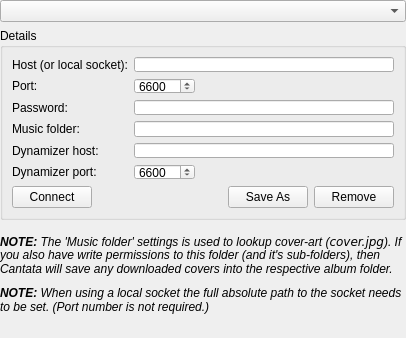
<?xml version="1.0" encoding="UTF-8"?>
<ui version="4.0">
 <class>ServerSettings</class>
 <widget class="QWidget" name="ServerSettings">
  <property name="geometry">
   <rect>
    <x>0</x>
    <y>0</y>
    <width>406</width>
    <height>332</height>
   </rect>
  </property>
  <property name="windowTitle">
   <string>Form</string>
  </property>
  <layout class="QVBoxLayout" name="verticalLayout">
   <property name="margin">
    <number>0</number>
   </property>
   <item>
    <widget class="QComboBox" name="combo"/>
   </item>
   <item>
    <widget class="QGroupBox" name="groupBox">
     <property name="title">
      <string>Details</string>
     </property>
     <layout class="QGridLayout" name="gridLayout">
      <item row="0" column="0" colspan="4">
       <layout class="QFormLayout" name="formLayout">
        <property name="fieldGrowthPolicy">
         <enum>QFormLayout::ExpandingFieldsGrow</enum>
        </property>
        <item row="0" column="0">
         <widget class="BuddyLabel" name="hostLabel">
          <property name="text">
           <string>Host (or local socket):</string>
          </property>
          <property name="buddy">
           <cstring>host</cstring>
          </property>
         </widget>
        </item>
        <item row="0" column="1">
         <widget class="LineEdit" name="host"/>
        </item>
        <item row="1" column="0">
         <widget class="BuddyLabel" name="portLabel">
          <property name="text">
           <string>Port:</string>
          </property>
          <property name="buddy">
           <cstring>port</cstring>
          </property>
         </widget>
        </item>
        <item row="1" column="1">
         <widget class="SpinBox" name="port">
          <property name="minimum">
           <number>1</number>
          </property>
          <property name="maximum">
           <number>66000</number>
          </property>
          <property name="value">
           <number>6600</number>
          </property>
         </widget>
        </item>
        <item row="2" column="0">
         <widget class="BuddyLabel" name="passwordLabel">
          <property name="text">
           <string>Password:</string>
          </property>
          <property name="buddy">
           <cstring>password</cstring>
          </property>
         </widget>
        </item>
        <item row="2" column="1">
         <widget class="LineEdit" name="password">
          <property name="echoMode">
           <enum>QLineEdit::Password</enum>
          </property>
         </widget>
        </item>
        <item row="3" column="0">
         <widget class="BuddyLabel" name="dirLabel">
          <property name="text">
           <string>Music folder:</string>
          </property>
          <property name="buddy">
           <cstring>dir</cstring>
          </property>
         </widget>
        </item>
        <item row="3" column="1">
         <widget class="DirRequester" name="dir"/>
        </item>

        <item row="4" column="0">
         <widget class="BuddyLabel" name="dynamicHostLabel">
          <property name="text">
           <string>Dynamizer host:</string>
          </property>
          <property name="buddy">
           <cstring>dynamicHost</cstring>
          </property>
         </widget>
        </item>
        <item row="4" column="1">
         <widget class="LineEdit" name="dynamicHost"/>
        </item>
        <item row="5" column="0">
         <widget class="BuddyLabel" name="dynamicPortLabel">
          <property name="text">
           <string>Dynamizer port:</string>
          </property>
          <property name="buddy">
           <cstring>dynamicPort</cstring>
          </property>
         </widget>
        </item>
        <item row="5" column="1">
         <widget class="SpinBox" name="dynamicPort">
          <property name="minimum">
           <number>1</number>
          </property>
          <property name="maximum">
           <number>66000</number>
          </property>
          <property name="value">
           <number>6600</number>
          </property>
         </widget>
        </item>
       </layout>
      </item>
      <item row="1" column="0">
       <widget class="QPushButton" name="connectButton">
        <property name="text">
         <string>Connect</string>
        </property>
       </widget>
      </item>
      <item row="1" column="1">
       <spacer name="horizontalSpacer">
        <property name="orientation">
         <enum>Qt::Horizontal</enum>
        </property>
        <property name="sizeHint" stdset="0">
         <size>
          <width>165</width>
          <height>20</height>
         </size>
        </property>
       </spacer>
      </item>
      <item row="1" column="2">
       <widget class="QPushButton" name="saveButton">
        <property name="text">
         <string>Save As</string>
        </property>
       </widget>
      </item>
      <item row="1" column="3">
       <widget class="QPushButton" name="removeButton">
        <property name="text">
         <string>Remove</string>
        </property>
       </widget>
      </item>
     </layout>
    </widget>
   </item>
   <item>
    <spacer name="verticalSpacer">
     <property name="orientation">
      <enum>Qt::Vertical</enum>
     </property>
     <property name="sizeType">
      <enum>QSizePolicy::Fixed</enum>
     </property>
     <property name="sizeHint" stdset="0">
      <size>
       <width>20</width>
       <height>8</height>
      </size>
     </property>
    </spacer>
   </item>
   <item>
    <widget class="QLabel" name="musicFolderNoteLabel">
     <property name="text">
      <string>&lt;i&gt;&lt;b&gt;NOTE:&lt;/b&gt; The 'Music folder' settings is used to lookup cover-art (&lt;code&gt;cover.jpg&lt;/code&gt;). If you also have write permissions to this folder (and it's sub-folders), then Cantata will save any downloaded covers into the respective album folder.&lt;/i&gt;</string>
     </property>
     <property name="wordWrap">
      <bool>true</bool>
     </property>
    </widget>
   </item>
   <item>
    <spacer name="verticalSpacer_3">
     <property name="orientation">
      <enum>Qt::Vertical</enum>
     </property>
     <property name="sizeType">
      <enum>QSizePolicy::Fixed</enum>
     </property>
     <property name="sizeHint" stdset="0">
      <size>
       <width>20</width>
       <height>4</height>
      </size>
     </property>
    </spacer>
   </item>
   <item>
    <widget class="QLabel" name="socketNoteLabel">
     <property name="text">
      <string>&lt;i&gt;&lt;b&gt;NOTE:&lt;/b&gt; When using a local socket the full absolute path to the socket needs to be set. (Port number is not required.)&lt;/i&gt;</string>
     </property>
     <property name="wordWrap">
      <bool>true</bool>
     </property>
    </widget>
   </item>
   <item>
    <spacer name="verticalSpacer_4">
     <property name="orientation">
      <enum>Qt::Vertical</enum>
     </property>
     <property name="sizeType">
      <enum>QSizePolicy::Fixed</enum>
     </property>
     <property name="sizeHint" stdset="0">
      <size>
       <width>20</width>
       <height>4</height>
      </size>
     </property>
    </spacer>
   </item>
   <item>
    <widget class="QLabel" name="dynamizerNoteLabel">
     <property name="text" />
     <property name="wordWrap">
      <bool>true</bool>
     </property>
    </widget>
   </item>
   <item>
    <spacer name="verticalSpacer_2">
     <property name="orientation">
      <enum>Qt::Vertical</enum>
     </property>
     <property name="sizeHint" stdset="0">
      <size>
       <width>20</width>
       <height>57</height>
      </size>
     </property>
    </spacer>
   </item>
  </layout>
 </widget>
 <customwidgets>
  <customwidget>
   <class>BuddyLabel</class>
   <extends>QLabel</extends>
   <header>buddylabel.h</header>
  </customwidget>
  <customwidget>
   <class>SpinBox</class>
   <extends>QSpinBox</extends>
   <header>spinbox.h</header>
  </customwidget>
  <customwidget>
   <class>LineEdit</class>
   <extends>QLineEdit</extends>
   <header>lineedit.h</header>
  </customwidget>
  <customwidget>
   <class>DirRequester</class>
   <extends>QLineEdit</extends>
   <header>dirrequester.h</header>
   <container>1</container>
  </customwidget>
 </customwidgets>
 <resources/>
 <connections/>
</ui>
